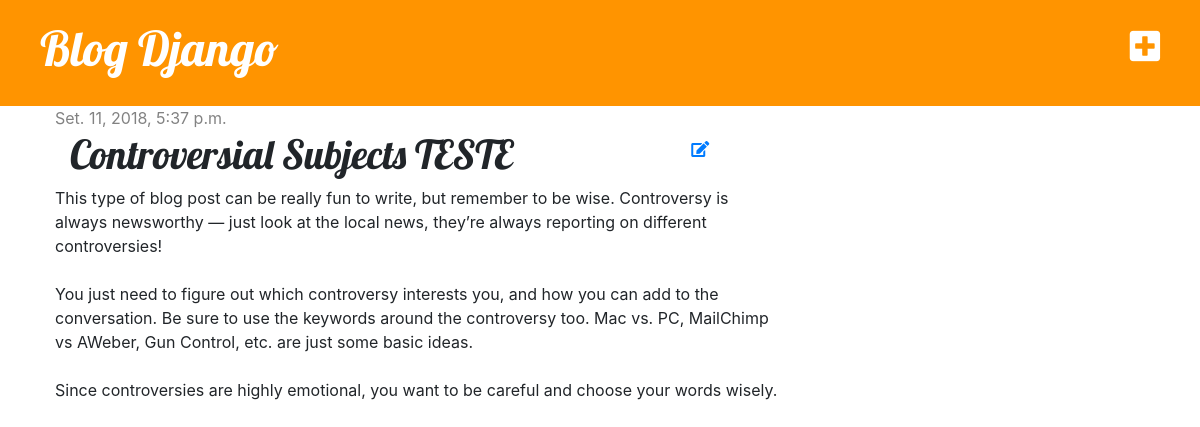
Screenshot of /post/3/ with the database file from the repository.
### blog/models.py (models this page shows, shortened)
class Post(models.Model):
    author = models.ForeignKey('auth.User', on_delete=models.CASCADE)
    title = models.CharField(max_length=200)
    text = models.TextField()
    created_date = models.DateTimeField(default=timezone.now)
    published_date = models.DateTimeField(blank=True, null=True)

### blog/views.py (the view)
# urls.py: path('post/<int:pk>/', views.post_detail, name='post_detail'),
def post_detail(request, pk):
    post = get_object_or_404(Post, pk=pk)
    return render(request, 'blog/post_detail.html', {'post': post})

### blog/templates/blog/post_detail.html
{% extends 'blog/base.html' %}
{% block content %}
	<div class="post">
		{% if post.published_date %}
			<div class="date">
				{{ post.published_date }}
			</div>
		{% endif %}
		<div class="col-md-12">
			<div class="row">
				<div class="col-md-10">
					<h1>{{ post.title }}</h1>
				</div>
				<div class="col-md-2">
					<a href="{% url 'post_edit' pk=post.pk %}" class="btn btn-default" title="Editar"><i class="fas fa-edit"></i></a>
				</div>
			</div>
		</div>
		<p>{{ post.text|linebreaksbr }}</p>
	</div>
{% endblock %}

### blog/static/css/blog.css (style rules this page uses)
h1, h2, h3, h4 { font-family: 'Lobster', cursive; }
.date { color: #828282; }
.post { margin-bottom: 70px; }

### rows the page displays
Post: published_date "Set. 11, 2018, 5:37 p.m.", title "Controversial Subjects TESTE", text "This type of blog post can be really fun to write, but remember to be wise. Controversy is always newsworthy — just look at the local news, they’re always reporting on different controversies! You just need to figure out which controversy interests you, and how you can add to the conversation. Be sure to use the keywords around the controversy too. Mac vs. PC, MailChimp vs AWeber, Gun Control, etc. are just some basic ideas. Since controversies are highly emotional, you want to be careful and choose your words wisely."
